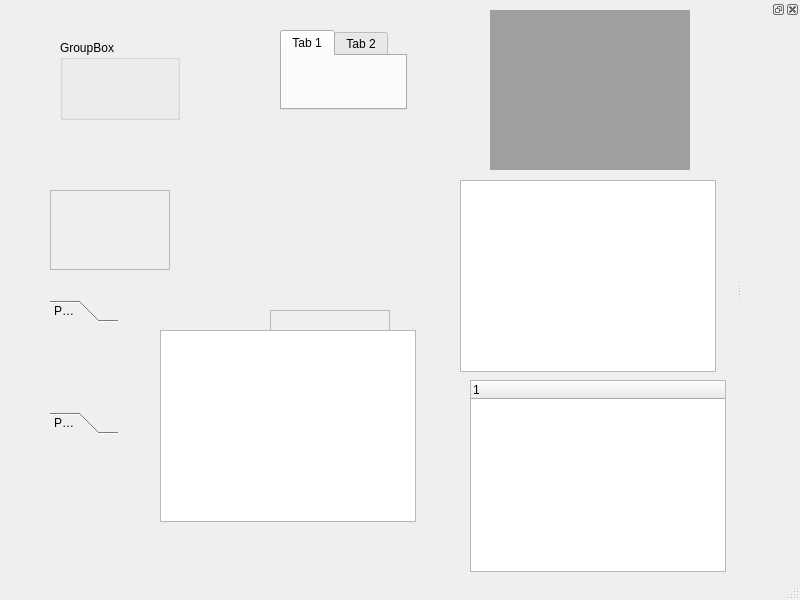
<?xml version="1.0" encoding="UTF-8"?>
<ui version="4.0">
 <class>MainWindow</class>
 <widget class="QMainWindow" name="MainWindow">
  <property name="geometry">
   <rect>
    <x>0</x>
    <y>0</y>
    <width>800</width>
    <height>600</height>
   </rect>
  </property>
  <property name="windowTitle">
   <string>MainWindow</string>
  </property>
  <widget class="QWidget" name="centralwidget">
   <widget class="QGroupBox" name="groupBox">
    <property name="geometry">
     <rect>
      <x>60</x>
      <y>40</y>
      <width>120</width>
      <height>80</height>
     </rect>
    </property>
    <property name="title">
     <string>GroupBox</string>
    </property>
   </widget>
   <widget class="QScrollArea" name="scrollArea">
    <property name="geometry">
     <rect>
      <x>50</x>
      <y>190</y>
      <width>120</width>
      <height>80</height>
     </rect>
    </property>
    <property name="widgetResizable">
     <bool>true</bool>
    </property>
    <widget class="QWidget" name="scrollAreaWidgetContents">
     <property name="geometry">
      <rect>
       <x>0</x>
       <y>0</y>
       <width>118</width>
       <height>78</height>
      </rect>
     </property>
    </widget>
   </widget>
   <widget class="QToolBox" name="toolBox">
    <property name="geometry">
     <rect>
      <x>50</x>
      <y>300</y>
      <width>68</width>
      <height>134</height>
     </rect>
    </property>
    <property name="currentIndex">
     <number>0</number>
    </property>
    <widget class="QWidget" name="page">
     <property name="geometry">
      <rect>
       <x>0</x>
       <y>0</y>
       <width>68</width>
       <height>68</height>
      </rect>
     </property>
     <attribute name="label">
      <string>Page 1</string>
     </attribute>
    </widget>
    <widget class="QWidget" name="page_2">
     <property name="geometry">
      <rect>
       <x>0</x>
       <y>0</y>
       <width>68</width>
       <height>68</height>
      </rect>
     </property>
     <attribute name="label">
      <string>Page 2</string>
     </attribute>
    </widget>
   </widget>
   <widget class="QTabWidget" name="tabWidget">
    <property name="geometry">
     <rect>
      <x>280</x>
      <y>30</y>
      <width>127</width>
      <height>80</height>
     </rect>
    </property>
    <widget class="QWidget" name="tab">
     <attribute name="title">
      <string>Tab 1</string>
     </attribute>
    </widget>
    <widget class="QWidget" name="tab_2">
     <attribute name="title">
      <string>Tab 2</string>
     </attribute>
    </widget>
   </widget>
   <widget class="QStackedWidget" name="stackedWidget">
    <property name="geometry">
     <rect>
      <x>280</x>
      <y>180</y>
      <width>120</width>
      <height>80</height>
     </rect>
    </property>
    <widget class="QWidget" name="page_3"/>
    <widget class="QWidget" name="page_4"/>
   </widget>
   <widget class="QFrame" name="frame">
    <property name="geometry">
     <rect>
      <x>270</x>
      <y>310</y>
      <width>120</width>
      <height>80</height>
     </rect>
    </property>
    <property name="frameShape">
     <enum>QFrame::StyledPanel</enum>
    </property>
    <property name="frameShadow">
     <enum>QFrame::Raised</enum>
    </property>
   </widget>
   <widget class="QWidget" name="widget" native="true">
    <property name="geometry">
     <rect>
      <x>260</x>
      <y>440</y>
      <width>120</width>
      <height>80</height>
     </rect>
    </property>
   </widget>
   <widget class="QMdiArea" name="mdiArea">
    <property name="geometry">
     <rect>
      <x>490</x>
      <y>10</y>
      <width>200</width>
      <height>160</height>
     </rect>
    </property>
   </widget>
   <widget class="QListWidget" name="listWidget">
    <property name="geometry">
     <rect>
      <x>460</x>
      <y>180</y>
      <width>256</width>
      <height>192</height>
     </rect>
    </property>
   </widget>
   <widget class="QTreeWidget" name="treeWidget">
    <property name="geometry">
     <rect>
      <x>470</x>
      <y>380</y>
      <width>256</width>
      <height>192</height>
     </rect>
    </property>
    <column>
     <property name="text">
      <string notr="true">1</string>
     </property>
    </column>
   </widget>
   <widget class="QTableWidget" name="tableWidget">
    <property name="geometry">
     <rect>
      <x>160</x>
      <y>330</y>
      <width>256</width>
      <height>192</height>
     </rect>
    </property>
   </widget>
  </widget>
  <widget class="QMenuBar" name="menubar">
   <property name="geometry">
    <rect>
     <x>0</x>
     <y>0</y>
     <width>800</width>
     <height>24</height>
    </rect>
   </property>
  </widget>
  <widget class="QStatusBar" name="statusbar"/>
  <widget class="QDockWidget" name="dockWidget">
   <attribute name="dockWidgetArea">
    <number>2</number>
   </attribute>
   <widget class="QWidget" name="dockWidgetContents"/>
  </widget>
 </widget>
 <resources/>
 <connections/>
</ui>
